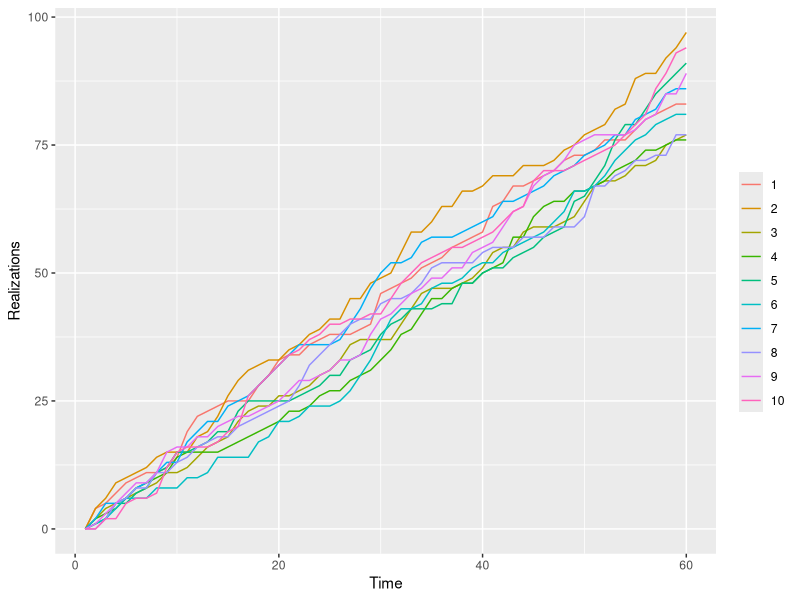
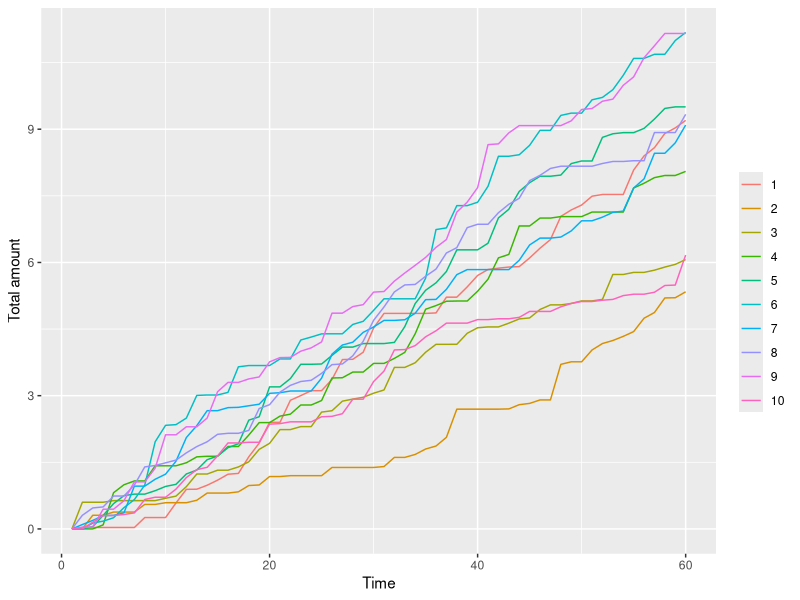

The R source for these figures, in order:
# ==============================================================================
# Insurance claims : Simulation of The poisson process:
# ======================  =======================================================
library(ggpubr)
n=1000
rep = 10
#Function for the poisson distribution
success<-0
for (i in 1:n) {
  val<-rpois(1,88.5)
  if (val > 100){
    success<-success+1
  }
}
success/n

#Figure for discussion
claim_list<-array(data = NA, dim = c(60,10))
claim_list[1,]<-rep(0,10)
time<-60

for (i in 2:time) {
  claim_list[i,]<-rpois(10,lambda = 1.5)+claim_list[i-1,]
}

gg_color_hue <- function(n) {
  "Creats a vector of n length with color hues"
  hues = seq(15, 375, length = n + 1)
  hcl(h = hues, l = 65, c = 100)[1:n]
}

colors<-rep(0,10)
for (i in 1:10){
  colors[i]<-toString(i)
}


cols<-gg_color_hue(10)
data<-data.frame(claim_list)
gg_insurance<-ggplot(data,aes(x = 1:60))+
  #This was supposed to be a for loop, but R didn't like that
  geom_line(aes(y=claim_list[,1],color = "1"))+
  geom_line(aes(y=claim_list[,2],color = "2"))+
  geom_line(aes(y=claim_list[,3],color = "3"))+
  geom_line(aes(y=claim_list[,4],color = "4"))+
  geom_line(aes(y=claim_list[,5],color = "5"))+
  geom_line(aes(y=claim_list[,6],color = "6"))+
  geom_line(aes(y=claim_list[,7],color = "7"))+
  geom_line(aes(y=claim_list[,8],color = "8"))+
  geom_line(aes(y=claim_list[,9],color = "9"))+
  geom_line(aes(y=claim_list[,10],color = "10"))+
  labs(x = "Time", y = "Realizations")+
  scale_colour_manual("",
                      breaks = colors,
                      values = cols)
gg_insurance


# ==============================================================================
# Total claim amount
# =============================================================================
rep=1000
value=c()
#Function for the poisson distribution
success<-0
for (i in 1:rep) {
  
  val<-rpois(1,88.5)
  vec <- rexp(val,rate=10)
  total <- sum(vec)
  
  if(total > 8){
    success<-success +1
  }
}
success/rep


claim_list<-array(data = NA, dim = c(60,10))
claim_list[1,]<-rep(0,10)
claim_list
for (i in 2:60) {
  val<-rpois(10,1.5)
  amount<-rep(0,10)
  for (j in 1:10){
    a<-rexp(val[j],rate=10)
    amount[j]<-sum(a)
  }
  claim_list[i,]<-amount+claim_list[i-1,]
}
gg_color_hue <- function(n) {
  hues = seq(15, 375, length = n + 1)
  hcl(h = hues, l = 65, c = 100)[1:n]
}
colors<-rep(0,10)
for (i in 1:10){
  colors[i]<-toString(i)
}
colors

cols<-gg_color_hue(10)
data<-data.frame(claim_list)
gg_total<-ggplot(data,aes(x = 1:60))+
  geom_line(aes(y=claim_list[,1],color = "1"))+
  geom_line(aes(y=claim_list[,2],color = "2"))+
  geom_line(aes(y=claim_list[,3],color = "3"))+
  geom_line(aes(y=claim_list[,4],color = "4"))+
  geom_line(aes(y=claim_list[,5],color = "5"))+
  geom_line(aes(y=claim_list[,6],color = "6"))+
  geom_line(aes(y=claim_list[,7],color = "7"))+
  geom_line(aes(y=claim_list[,8],color = "8"))+
  geom_line(aes(y=claim_list[,9],color = "9"))+
  geom_line(aes(y=claim_list[,10],color = "10"))+
  labs(x = "Time", y = "Total amount")+
  scale_colour_manual("",
                      breaks = colors,
                      values = cols)
gg_total